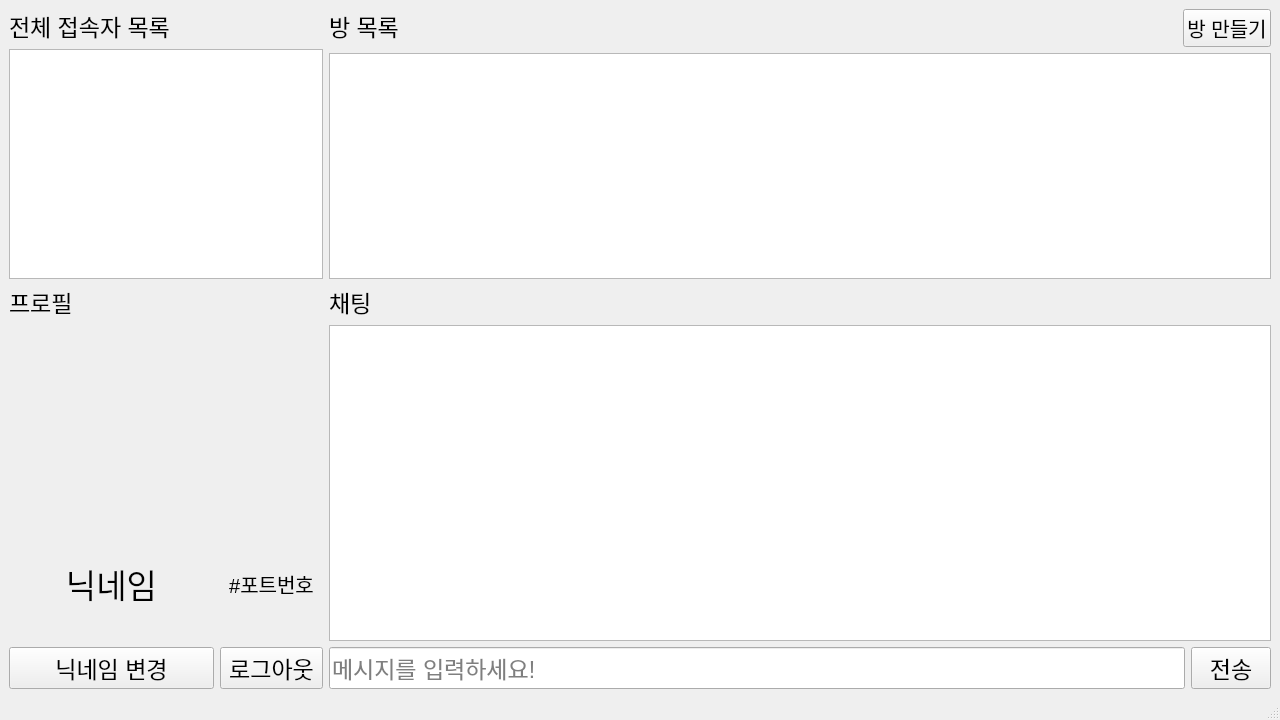
<?xml version="1.0" encoding="UTF-8"?>
<ui version="4.0">
 <class>MainWindow</class>
 <widget class="QMainWindow" name="MainWindow">
  <property name="geometry">
   <rect>
    <x>0</x>
    <y>0</y>
    <width>1280</width>
    <height>720</height>
   </rect>
  </property>
  <property name="sizePolicy">
   <sizepolicy hsizetype="Fixed" vsizetype="Fixed">
    <horstretch>0</horstretch>
    <verstretch>0</verstretch>
   </sizepolicy>
  </property>
  <property name="minimumSize">
   <size>
    <width>1280</width>
    <height>720</height>
   </size>
  </property>
  <property name="maximumSize">
   <size>
    <width>1280</width>
    <height>720</height>
   </size>
  </property>
  <property name="windowTitle">
   <string>메인화면</string>
  </property>
  <property name="autoFillBackground">
   <bool>false</bool>
  </property>
  <widget class="QWidget" name="MainWidget">
   <layout class="QGridLayout" name="gridLayout_3" rowstretch="2,3" columnstretch="1,3">
    <item row="0" column="0">
     <layout class="QVBoxLayout" name="vLayout_1">
      <item>
       <widget class="QLabel" name="connected_users_list_label">
        <property name="font">
         <font>
          <pointsize>17</pointsize>
         </font>
        </property>
        <property name="text">
         <string>전체 접속자 목록</string>
        </property>
        <property name="alignment">
         <set>Qt::AlignLeading|Qt::AlignLeft|Qt::AlignTop</set>
        </property>
       </widget>
      </item>
      <item>
       <widget class="QTextBrowser" name="connected_users_list_textBrowser"/>
      </item>
     </layout>
    </item>
    <item row="0" column="1">
     <layout class="QVBoxLayout" name="vLayout_2">
      <item>
       <layout class="QHBoxLayout" name="hLayout_2_1">
        <item>
         <widget class="QLabel" name="room_list_label">
          <property name="font">
           <font>
            <pointsize>17</pointsize>
           </font>
          </property>
          <property name="text">
           <string>방 목록</string>
          </property>
          <property name="alignment">
           <set>Qt::AlignLeading|Qt::AlignLeft|Qt::AlignTop</set>
          </property>
         </widget>
        </item>
        <item>
         <widget class="QPushButton" name="make_room_pushButton">
          <property name="sizePolicy">
           <sizepolicy hsizetype="Maximum" vsizetype="Fixed">
            <horstretch>0</horstretch>
            <verstretch>0</verstretch>
           </sizepolicy>
          </property>
          <property name="font">
           <font>
            <pointsize>15</pointsize>
           </font>
          </property>
          <property name="text">
           <string>방 만들기</string>
          </property>
         </widget>
        </item>
       </layout>
      </item>
      <item>
       <widget class="QListWidget" name="listWidget"/>
      </item>
     </layout>
    </item>
    <item row="1" column="1">
     <layout class="QVBoxLayout" name="vLayout_4">
      <item>
       <widget class="QLabel" name="chatting_label">
        <property name="font">
         <font>
          <pointsize>17</pointsize>
         </font>
        </property>
        <property name="text">
         <string>채팅</string>
        </property>
        <property name="alignment">
         <set>Qt::AlignLeading|Qt::AlignLeft|Qt::AlignTop</set>
        </property>
       </widget>
      </item>
      <item>
       <widget class="QTextBrowser" name="chatting_textBrowser">
        <property name="font">
         <font>
          <pointsize>16</pointsize>
         </font>
        </property>
       </widget>
      </item>
      <item>
       <layout class="QHBoxLayout" name="hLayout_4_1">
        <item>
         <widget class="QLineEdit" name="message_lineEdit">
          <property name="sizePolicy">
           <sizepolicy hsizetype="Expanding" vsizetype="Preferred">
            <horstretch>0</horstretch>
            <verstretch>0</verstretch>
           </sizepolicy>
          </property>
          <property name="font">
           <font>
            <pointsize>17</pointsize>
           </font>
          </property>
          <property name="placeholderText">
           <string>메시지를 입력하세요!</string>
          </property>
         </widget>
        </item>
        <item>
         <widget class="QPushButton" name="send_pushButton">
          <property name="font">
           <font>
            <pointsize>17</pointsize>
           </font>
          </property>
          <property name="text">
           <string>전송</string>
          </property>
         </widget>
        </item>
       </layout>
      </item>
     </layout>
    </item>
    <item row="1" column="0">
     <layout class="QVBoxLayout" name="vLayout_3">
      <item>
       <widget class="QLabel" name="profile_label">
        <property name="font">
         <font>
          <pointsize>17</pointsize>
         </font>
        </property>
        <property name="text">
         <string>프로필</string>
        </property>
        <property name="alignment">
         <set>Qt::AlignLeading|Qt::AlignLeft|Qt::AlignTop</set>
        </property>
       </widget>
      </item>
      <item>
       <widget class="QLabel" name="profile_image_label">
        <property name="text">
         <string/>
        </property>
        <property name="pixmap">
         <pixmap resource="test.qrc">:/newPrefix/profile.png</pixmap>
        </property>
        <property name="alignment">
         <set>Qt::AlignCenter</set>
        </property>
       </widget>
      </item>
      <item>
       <layout class="QHBoxLayout" name="hLayout_3_1" stretch="2,1">
        <item>
         <widget class="QLabel" name="nickname_label">
          <property name="sizePolicy">
           <sizepolicy hsizetype="Preferred" vsizetype="Preferred">
            <horstretch>0</horstretch>
            <verstretch>0</verstretch>
           </sizepolicy>
          </property>
          <property name="font">
           <font>
            <pointsize>25</pointsize>
           </font>
          </property>
          <property name="text">
           <string>닉네임</string>
          </property>
          <property name="alignment">
           <set>Qt::AlignCenter</set>
          </property>
         </widget>
        </item>
        <item>
         <widget class="QLabel" name="port_number_label">
          <property name="font">
           <font>
            <pointsize>15</pointsize>
           </font>
          </property>
          <property name="text">
           <string>#포트번호</string>
          </property>
          <property name="alignment">
           <set>Qt::AlignCenter</set>
          </property>
         </widget>
        </item>
       </layout>
      </item>
      <item>
       <layout class="QHBoxLayout" name="hLayout_3_2" stretch="2,1">
        <item>
         <widget class="QPushButton" name="edit_nickname_pushButton">
          <property name="font">
           <font>
            <pointsize>17</pointsize>
           </font>
          </property>
          <property name="text">
           <string>닉네임 변경</string>
          </property>
         </widget>
        </item>
        <item>
         <widget class="QPushButton" name="logout_pushButton">
          <property name="font">
           <font>
            <pointsize>17</pointsize>
           </font>
          </property>
          <property name="text">
           <string>로그아웃</string>
          </property>
         </widget>
        </item>
       </layout>
      </item>
     </layout>
    </item>
   </layout>
  </widget>
  <widget class="QStatusBar" name="statusbar"/>
 </widget>
 <resources>
  <include location="test.qrc"/>
 </resources>
 <connections>
  <connection>
   <sender>edit_nickname_pushButton</sender>
   <signal>clicked()</signal>
   <receiver>MainWindow</receiver>
   <slot>setNickname()</slot>
   <hints>
    <hint type="sourcelabel">
     <x>175</x>
     <y>663</y>
    </hint>
    <hint type="destinationlabel">
     <x>118</x>
     <y>619</y>
    </hint>
   </hints>
  </connection>
  <connection>
   <sender>make_room_pushButton</sender>
   <signal>clicked()</signal>
   <receiver>MainWindow</receiver>
   <slot>showMakeRoomWindow()</slot>
   <hints>
    <hint type="sourcelabel">
     <x>1232</x>
     <y>25</y>
    </hint>
    <hint type="destinationlabel">
     <x>1241</x>
     <y>8</y>
    </hint>
   </hints>
  </connection>
  <connection>
   <sender>send_pushButton</sender>
   <signal>clicked()</signal>
   <receiver>MainWindow</receiver>
   <slot>sendMessage()</slot>
   <hints>
    <hint type="sourcelabel">
     <x>1233</x>
     <y>661</y>
    </hint>
    <hint type="destinationlabel">
     <x>1080</x>
     <y>663</y>
    </hint>
   </hints>
  </connection>
  <connection>
   <sender>logout_pushButton</sender>
   <signal>clicked()</signal>
   <receiver>MainWindow</receiver>
   <slot>showLoginWindow()</slot>
   <hints>
    <hint type="sourcelabel">
     <x>277</x>
     <y>662</y>
    </hint>
    <hint type="destinationlabel">
     <x>252</x>
     <y>639</y>
    </hint>
   </hints>
  </connection>
  <connection>
   <sender>message_lineEdit</sender>
   <signal>returnPressed()</signal>
   <receiver>send_pushButton</receiver>
   <slot>click()</slot>
   <hints>
    <hint type="sourcelabel">
     <x>1157</x>
     <y>670</y>
    </hint>
    <hint type="destinationlabel">
     <x>1219</x>
     <y>669</y>
    </hint>
   </hints>
  </connection>
 </connections>
 <slots>
  <slot>setNickname()</slot>
  <slot>showMakeRoomWindow()</slot>
  <slot>sendMessage()</slot>
  <slot>showLoginWindow()</slot>
 </slots>
</ui>
